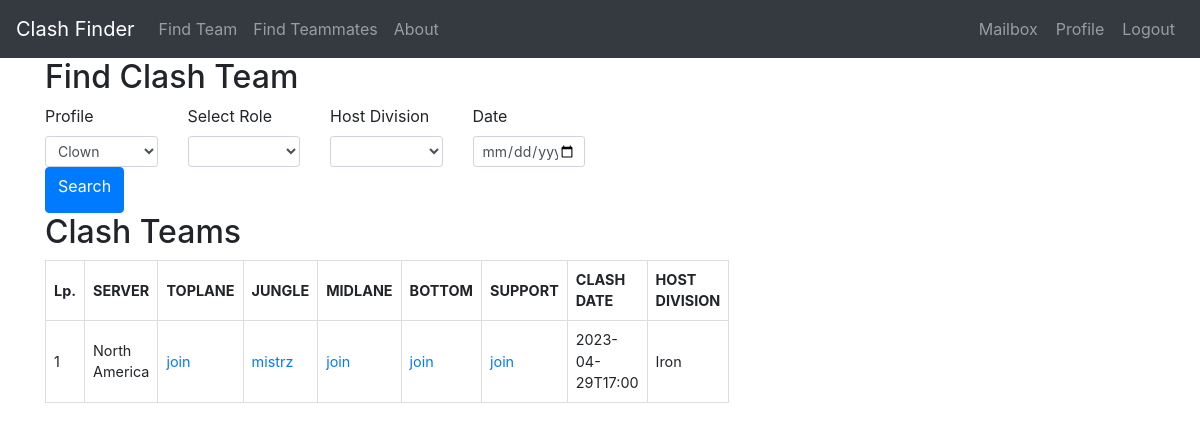
The page /findteam (signed in) on the database as committed earlier.
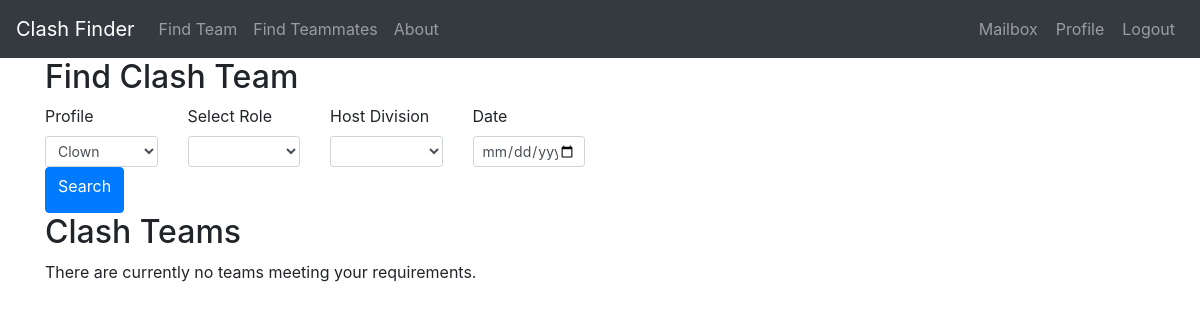
The same page on the database as committed later.
### models.py (models this page shows, shortened)
class ClashTeam(UserMixin, db.Model):
    id = db.Column(db.Integer, primary_key=True)
    clash_date = db.Column(db.DateTime, nullable=False, default=None)
    division = db.Column(db.String(64), index=True, default=None)
    toplane = db.Column(db.String(64), index=True, default=None)
    jungle = db.Column(db.String(64), index=True, default=None)
    midlane = db.Column(db.String(64), index=True, default=None)
    bottom = db.Column(db.String(64), index=True, default=None)
    support = db.Column(db.String(64), index=True, default=None)
    host_id = db.Column(db.Integer, db.ForeignKey('profile.id'))
    invitation = db.relationship('ClashInvitation', backref='futureteam', lazy='dynamic',
                                 cascade="all, delete, delete-orphan")
    request = db.relationship('ClashRequest', backref='desired_team', lazy='dynamic',
                              cascade="all, delete, delete-orphan")
    def formatted_clash_date(self):
        return self.clash_date.strftime('%Y-%m-%dT%H:%M')

class Profile(UserMixin, db.Model):
    id = db.Column(db.Integer, primary_key=True)
    nickname = db.Column(db.String(64), index=True, unique=True)
    server = db.Column(db.String(10), index=True)
    division = db.Column(db.String(20), index=True)
    best_position = db.Column(db.String(20), index=True)
    alternative_position = db.Column(db.String(20), index=True)
    user_id = db.Column(db.Integer, db.ForeignKey('user.id'))
    clash_team = db.relationship('ClashTeam', backref='host', lazy='dynamic')
    invitation_in = db.relationship('ClashInvitation', backref='invitedguest', lazy='dynamic',
                                    cascade="all, delete, delete-orphan")
    request_out = db.relationship('ClashRequest', backref='candidate', lazy='dynamic',
                                  cascade="all, delete, delete-orphan")
    reported = db.relationship('ReportPlayer', backref='Reported', lazy='dynamic',
                               cascade="all, delete, delete-orphan")

### routes.py (the view, shortened to what this page needs)
@app.route('/findteam', methods=['GET', 'POST'])
@login_required
def findteam():
    user = User.query.filter_by(username=current_user.username).first_or_404()
    user_profiles = Profile.query.filter_by(user_id=user.id).all()
    user_clashteams_id = [profile_team.id for user_profile in user_profiles for profile_team in ClashTeam.query.filter_by(
        host_id=user_profile.id)]
    user_profiles_data = {
        user_profile.nickname: user_profile.server for user_profile in user_profiles}
    roles = {'Toplane': ClashTeam.toplane, 'Jungle': ClashTeam.jungle,
             'Midlane': ClashTeam.midlane, 'Bottom': ClashTeam.bottom, 'Support': ClashTeam.support}
    clash_teams = ClashTeam.query.filter(or_(*(role == None for role in roles.values(
    ))), ClashTeam.id.notin_(user_clashteams_id)).order_by(ClashTeam.clash_date)
    for key, value in user_profiles_data.items():
        clash_teams = clash_teams.filter(and_(or_(ClashTeam.toplane.isnot(key), ClashTeam.jungle.isnot(key), ClashTeam.midlane.isnot(
            key), ClashTeam.bottom.isnot(key), ClashTeam.support.isnot(key)), ClashTeam.host.has(server=value)))
    clash_teams_list = clash_teams.all()
    if len(clash_teams_list) == 0:
        clash_teams = []
    form = SearchingTeam(user_id=user.id)
    return render_template('findteam.html', get_server_short_name=get_server_short_name, clash_teams=clash_teams, form=form, user=user)

### forms.py
class SearchingTeam(FlaskForm):
    profile = SelectField('Profile', validators=[
                          DataRequired()], choices=[], default=None)
    role = SelectField('Select Role', choices=positions)
    division = SelectField('Host Division', choices=divisions)
    date = DateField('Date', format='%Y-%m-%d')
    submit = SubmitField('Search')
    def __init__(self, user_id, *args, **kwargs):
        super(SearchingTeam, self).__init__(*args, **kwargs)
        self.profile.choices = [(p.nickname)
                                for p in Profile.query.filter_by(user_id=user_id)]

### forms.py (called while the page is built)
def get_server_short_name(server_name):
    for server in servers:
        if server[0] == server_name:
            return server[1]
    return ''

### models.py (called while the page is built)
@login.user_loader
def load_user(id):
    return User.query.get(int(id))

### templates/findteam.html (shortened to what this page needs)
{% extends "base.html" %}
{% block content %}
<div class="container">
	<div class="row">
		<div class="col-sm-6">
			<h2>Find Clash Team</h2>
			<form method="POST" action="{{ url_for('findteam') }}">
				<div class="row">
					<div class="col-md-3">
						{{ form.profile.label(class="form-control-label") }}
						{{ form.profile(class="form-control form-control-sm") }}
					</div>
					<div class="col-md-3">
						{{ form.role.label(class="form-control-label") }}
						{{ form.role(class="form-control form-control-sm") }}
					</div>
					<div class="col-md-3">
						{{ form.division.label(class="form-control-label") }}
						{{ form.division(class="form-control form-control-sm") }}
					</div>
					<div class="col-md-3">
						{{ form.date.label(class="form-control-label") }}
						{{ form.date(class="form-control form-control-sm") }}
					</div>
					<div class="col-md-3">
						<button type="submit" class="btn btn-primary">{{ form.submit.label }}</button>
					</div>
				</div>
			</form>
			<h2>Clash Teams</h2>
			<div class="clash-available-teams">
				{% if clash_teams %}
				<table>
					<thead>
						<tr>
							<th>Lp.</th>
							<th>SERVER</th>
							<th>TOPLANE</th>
							<th>JUNGLE</th>
							<th>MIDLANE</th>
							<th>BOTTOM</th>
							<th>SUPPORT</th>
							<th>CLASH DATE</th>
							<th>HOST DIVISION</th>
						</tr>
					</thead>
					<tbody>
						{% for team in clash_teams %}
						<tr>
							<td>{{ loop.index }}</td>
							<td>{{ team.host.server or '' }}</td>
							<td>
								{% if team.toplane %}
								<a
									href="{{ url_for('profile', nickname=team.toplane, server=get_server_short_name(team.host.server).lower()) }}">{{
									team.toplane }}</a>
								{% else %}
								<a href="{{ url_for('jointeam', team_id=team.id) }}">join</a>
								{% endif %}
							</td>
							<td>
								{% if team.jungle %}
								<a
									href="{{ url_for('profile', nickname=team.jungle, server=get_server_short_name(team.host.server).lower()) }}">{{
									team.jungle }}</a>
								{% else %}
								<a href="{{ url_for('jointeam', team_id=team.id) }}">join</a>
								{% endif %}
							</td>
							<td>
								{% if team.midlane %}
								<a
									href="{{ url_for('profile', nickname=team.midlane, server=get_server_short_name(team.host.server).lower()) }}">{{
									team.midlane }}</a>
								{% else %}
								<a href="{{ url_for('jointeam', team_id=team.id) }}">join</a>
								{% endif %}
							</td>
							<td>
								{% if team.bottom %}
								<a
									href="{{ url_for('profile', nickname=team.bottom, server=get_server_short_name(team.host.server).lower()) }}">{{
									team.bottom }}</a>
								{% else %}
								<a href="{{ url_for('jointeam', team_id=team.id) }}">join</a>
								{% endif %}
							</td>
							<td>
								{% if team.support %}
								<a
									href="{{ url_for('profile', nickname=team.support, server=get_server_short_name(team.host.server).lower()) }}">{{
									team.support }}</a>
								{% else %}
								<a href="{{ url_for('jointeam', team_id=team.id) }}">join</a>
								{% endif %}
							</td>
							<td>{{ team.formatted_clash_date() or '' }}</td>
							<td>{{ team.division or '' }}</td>
						</tr>
						{% endfor %}
					</tbody>
				</table>
				{% else %}
				<p>There are currently no teams meeting your requirements.</p>
				{% endif %}
			</div>
		</div>
	</div>
</div>
{% endblock %}

Rows that differ between the two databases and show on the page:
removed ClashTeam: host "North America", jungle "mistrz", clash_date "2023-04-29T17:00", division "Iron"
Other text that changed with them:
text no longer shown: "Lp. SERVER TOPLANE JUNGLE MIDLANE BOTTOM SUPPORT CLASH DATE HOST DIVISION"
text now shown: "There are currently no teams meeting your requirements."
